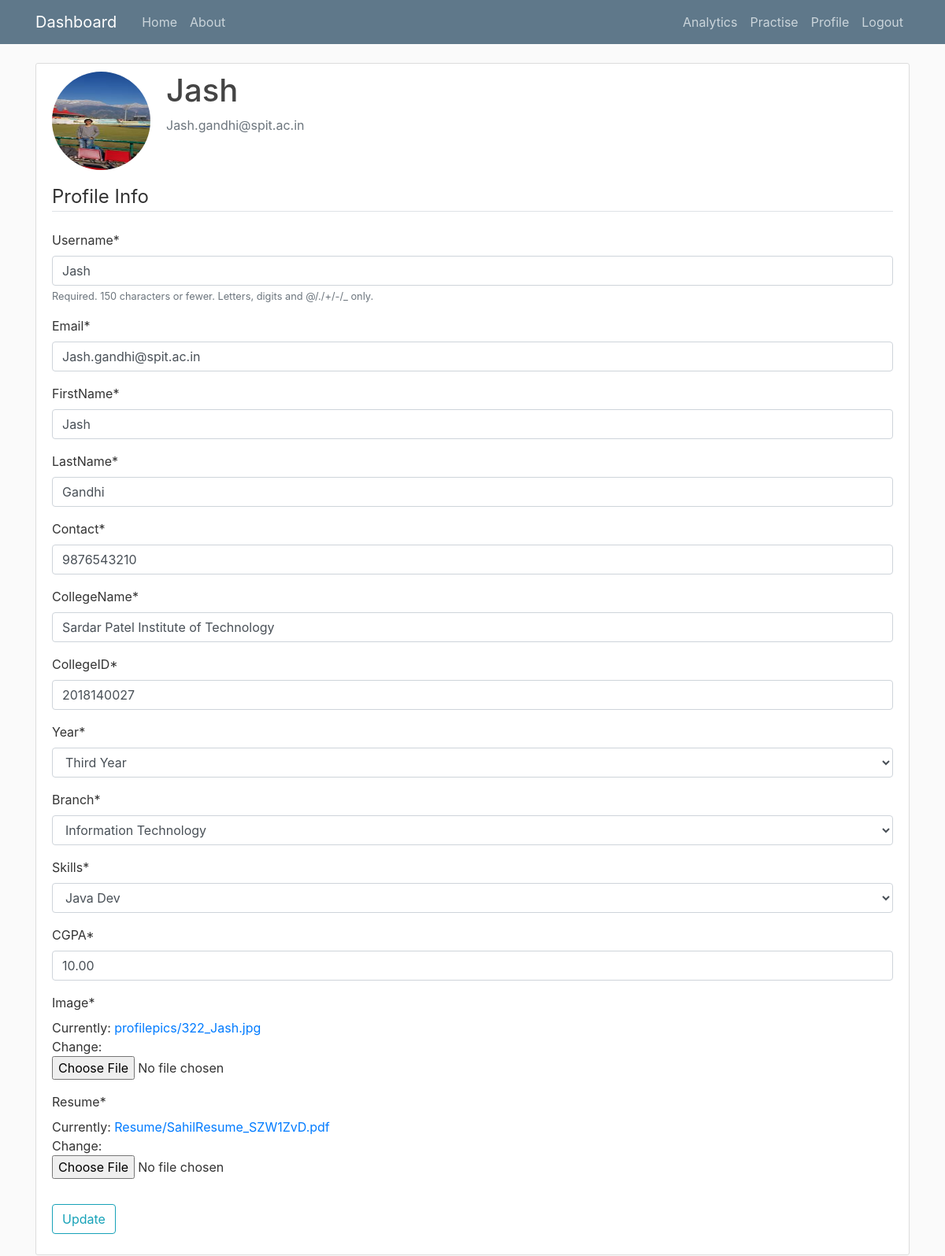
The page /profile/ (signed in) on the database as committed earlier.
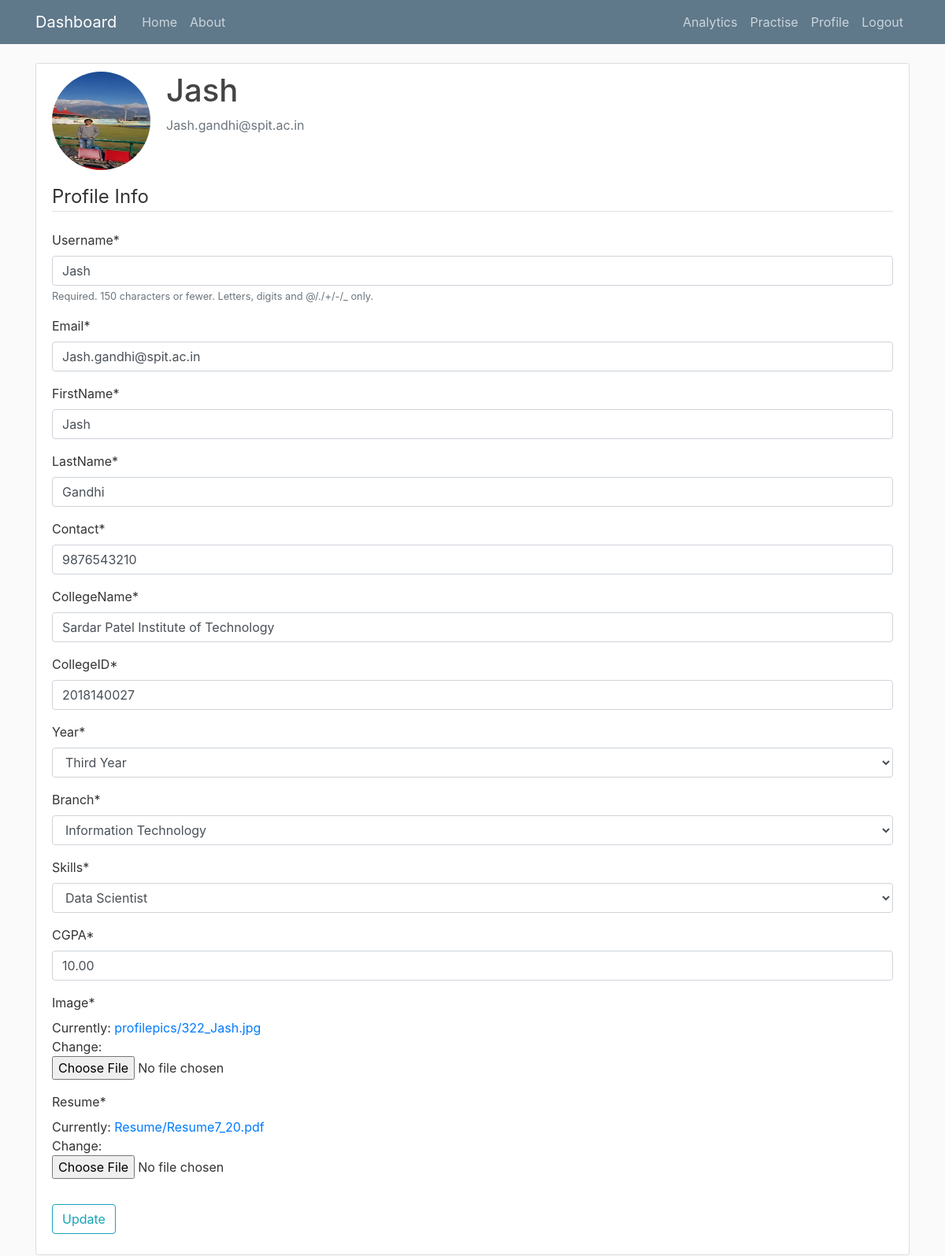
The same page on the database as committed later.
### users/models.py (models this page shows, shortened)
class Profile(models.Model):
    user = models.OneToOneField(User , on_delete = models.CASCADE)
    year = (('FE','First Year'),('SE','Second Year'),('TE','Third Year'),('BE','Final Year'))
    branch = (('CS','Computer Science'),('IT','Information Technology'),('EXTC','Electronics and Telecommunication'),('ETRX','Electronics'))
    skills = (
        ('PYTHON DEV','Python Dev'),
        ('JAVA DEV','Java Dev'),
        ('FRONTEND DEV','Frontend Dev'),
        ('BACKEND DEV','Backend Dev'),
        ('FULLSTACK DEV','Fullstack Dev'),
        ('DATA SCIENTIST','Data Scientist')
    )
    FirstName = models.CharField(max_length = 100, default="")
    LastName = models.CharField(max_length=100,default="")
    Contact = models.DecimalField(decimal_places = 0 ,max_digits=10,default=0)
    CollegeName = models.CharField(max_length = 100,default="")
    CollegeID = models.DecimalField(decimal_places = 0 ,max_digits=10,default=0)
    Year = models.CharField(max_length=10, choices = year,default="FE" )
    Branch = models.CharField(max_length=10, choices = branch,default="CS" )
    CGPA = models.DecimalField(decimal_places=2, default=8, max_digits=4)
    Skills = models.CharField(max_length=20, choices = skills,default="JAVA DEV" )
    image = models.ImageField(default = 'default.jpg', upload_to = 'profilepics')
    Resume = models.FileField(default = 'Sample.pdf', upload_to = 'Resume')

### users/views.py (the view)
# urls.py: path('profile/',user_views.profile,name = 'profile'),
@login_required
def profile(request):
    if request.method == 'POST':
        u_form  = UserUpdateForm(request.POST, instance=request.user)
        p_form = ProfileUpdateForm(request.POST,request.FILES, instance=request.user.profile)
        if u_form.is_valid() and p_form.is_valid():
            u_form.save()
            p_form.save()
            messages.success(request, f'Your account has been updated!')
            return redirect('profile')
    else:
        u_form  = UserUpdateForm(instance=request.user)
        p_form = ProfileUpdateForm(instance=request.user.profile)
    context = {
        'u_form' : u_form,
        'p_form' : p_form
    }
    return render(request, 'users/profile.html', context)

### users/forms.py
class UserUpdateForm(forms.ModelForm):
    email = forms.EmailField()
    class Meta:
        model = User
        fields = ['username','email']

class ProfileUpdateForm(forms.ModelForm):
    class Meta:
        model = Profile
        fields = ['FirstName','LastName','Contact','CollegeName','CollegeID','Year','Branch','Skills','CGPA','image','Resume']

### users/templates/users/profile.html (shortened to what this page needs)
{% extends 'TPO/base.html'%}
{% load crispy_forms_tags %}
{% block content %}
    <div class="content-section">
        <div class="media">
        <img class="rounded-circle account-img" src="{{ user.profile.image.url }}">
        <div class="media-body">
            <h2 class="account-heading">{{ user.username }}</h2>
            <p class="text-secondary">{{ user.email }}</p>
        </div>
        </div>
        <form method = "POST" enctype="multipart/form-data">
            <fieldset class = "form-group">
                <legend class = "border-bottom mb-4">
                    Profile Info
                </legend>
                {{ u_form|crispy }}
                {{ p_form|crispy }}
            </fieldset>
            <div class = "form-group">
                <button class = "btn btn-outline-info" type = "submit">Update</button>
            </div>
        </form>
    </div>
{% endblock content %}

Rows that differ between the two databases and show on the page:
changed Profile "Jash": Skills "Java Dev" → "Data Scientist"
Other text that changed with them:
text no longer shown: "FirstName * LastName * Contact * CollegeName * CollegeID * Year * Branch * Skills * CGPA * Image * Currently: profilepics/322_Jash.jpg Change: Resume * Currently: Resume/SahilResume_SZW1ZvD.pdf Change:"
text now shown: "FirstName * LastName * Contact * CollegeName * CollegeID * Year * Branch * Skills * CGPA * Image * Currently: profilepics/322_Jash.jpg Change: Resume * Currently: Resume/Resume7_20.pdf Change:"
